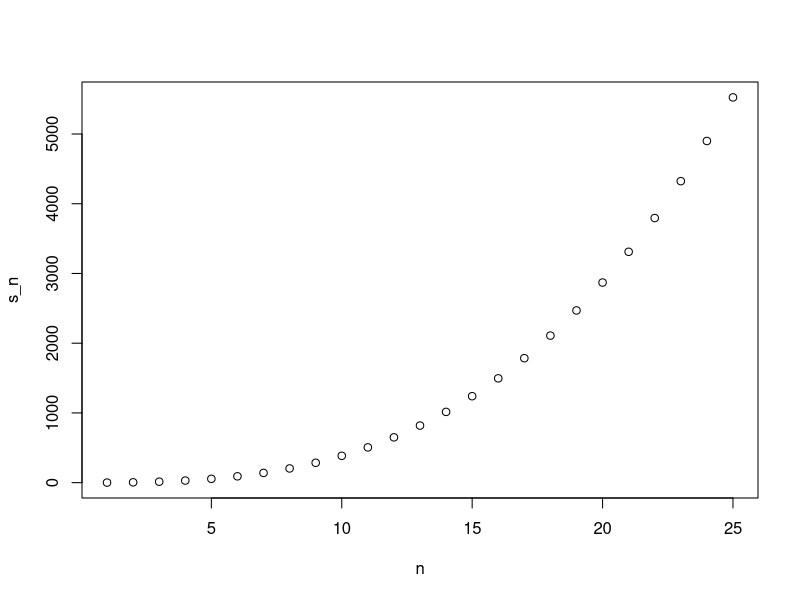

R code for this plot:
#Define function
compute_s_n <-function(n){
  x <- 1:n
  sum(x^2)
  
}

#creat for loop

#vector of n
n <- 1:25
s_n <- vector("numeric", 25)

#for loop to compute s_n
for(i in n){
  s_n[i] <- compute_s_n(i)
}

#creat the plot to check
plot(n,s_n)

#use identical to check
identical(s_n,n*(n+1)*(2*n+1)/6)